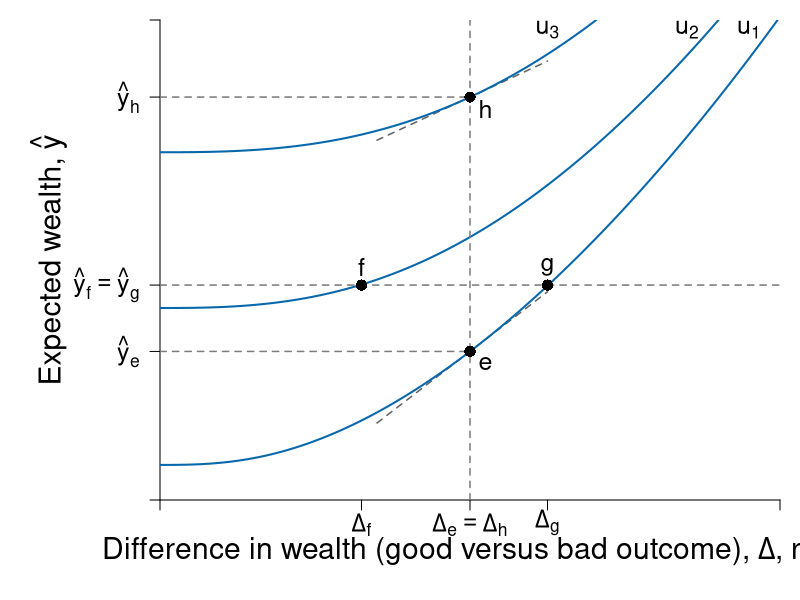

Write R code to recreate this figure.
#' Graph Designer: Scott Cohn
#' Authors: Bowles and Halliday
#' Title: Coordination, Conflict and Competition: A Text in Microeconomics

library("shape")

pdf(file = "risk/risk_averse_dara_c.pdf", width = 9, height = 7)

# Set parameters for graphics
axislabelsize <- 1.8
labelsize <- 1.5
namesize <- 1.8
annotatesize <- 1.5
graphlinewidth <- 2
segmentlinewidth <- 1.5

COL <- c("#7fc97f", "#beaed4", "#fdc086", "#ffff99", "#386cb0", "#f0027f", "#bf5b17", "#666666")
COLA <- c("#e0f3db", "#99d8c9","#66c2a4","#41ae76", "#238b45", "#005824")
COLB <- c("#c6dbef", "#4eb3d3", "#2b8cbe", "#0868ac","#084081")
COLC <- c("#fcfbfd", "#efedf5", "#dadaeb", "#bcbddc", "#9e9ac8", "#807dba", "#6a51a3", "#54278f", "#3f007d")
grays <- gray.colors(25, start = 1, end = 0, alpha = 1)

a <- c(2, 4, 6)
par(mar =  c(5, 8, 1, 1))
xlims <- c(0, 10)
ylims <- c(0, 40)


u <- function(y, delta, a = 3.5, b = 0.1, c = 2){
  y^a - b * delta^c
}

indiff <- function(u, delta, a = 1.5, b = 0.5, c = 4){
  (u + b * delta^c )^(1/a)
}

slopeA <- function(g, slope1 = 0.25, slope2 = 0.08){
  slope1 + 2*slope2*g
}

indiffA2 <- function(g, intercept = 7.8, slope1 = 0.25, slope2 = 0.055){
  intercept  + slope1*g + slope2*g^2
}

slopeA2 <- function(g, slope1 = 0.25, slope2 = 0.055){
  slope1 + 2*slope2*g
}


slopeA3 <- function(g, slope1 = 0.25, slope2 = 0.01){
  slope1 + 2*slope2*g
}

tangentline <- function(b, m, x){
  m*x + b
}

#Plot command 
plot(0, 0, xlim = xlims, ylim = ylims, 
     type = "n",
     xlab = expression(paste("")),
     ylab = expression(paste("")), 
     axes = FALSE,
     cex.lab = axislabelsize, 
     bty = "n", 
     xaxs = "i", 
     yaxs = "i"
)

y1 <- indiff(5, 0.5*xlims[2], c = 2.7)
y2 <- indiff(64, 0.5*xlims[2], c = 2.7) - 4
y3 <- indiff(156, 0.5*xlims[2], c = 2.7)

ticksx <- c(0, 0.325*xlims[2], 0.5*xlims[2], 0.625*xlims[2], xlims[2])
xlabels <- c(NA, expression(paste(Delta[f])), expression(paste(Delta[e] == Delta[h])), expression(paste(Delta[g])), NA)
ticksy <- c(0, y1, y2, y3, ylims[2])
ylabels <- c(NA, expression(paste(hat(y)[e])), expression(paste(hat(y)[f] == hat(y)[g])), expression(paste(hat(y)[h])), NA)

axis(1, at = ticksx, pos = 0, labels = xlabels, cex.axis = labelsize)
axis(2, at = ticksy, pos = 0, labels = ylabels, las = 1, cex.axis = labelsize)

#Axis labels and draw linear utility function
mtext(expression(paste("Difference in wealth (good versus bad outcome), ", Delta, ", risk")), side = 1, line = 2.5, cex = axislabelsize)
text(-1.8, 0.5*ylims[2], expression(paste("Expected wealth, ", hat(y))), xpd = TRUE, cex = axislabelsize, srt = 90) 

npts <- 500 
xx1 <- seq(xlims[1], xlims[2], length.out = npts)
xx2 <- seq(0.5*xlims[2] - 1.5, 0.5*xlims[2] + 1.25, length.out = npts)

# tangent lines
lines(xx2, tangentline(x = xx2, m = 3.97626, b = -7.500294), col = grays[22], lwd = segmentlinewidth, lty = 2)
lines(xx2, tangentline(x = xx2, m = 2.39591, b = 21.5975), col = grays[22], lwd = segmentlinewidth, lty = 2)

# util curves
for (u in c(5, 64, 156) ) {
  lines(xx1, indiff(u, xx1, c = 2.7), col = COLB[4], lwd = graphlinewidth, lty = 1)  
}

# vertical delta segment
segments(0.5*xlims[2], 0, 0.5*xlims[2], ylims[2], col = grays[20], lwd = segmentlinewidth, lty = 2)

# horizontal segments
segments(0, y1, 0.5*xlims[2], y1, col = grays[20], lwd = segmentlinewidth, lty = 2)
segments(0, y2, indiff(5, 0.75*xlims[2], c = 2.7), y2, col = grays[20], lwd = segmentlinewidth, lty = 2)
segments(0, y3, 0.5*xlims[2], y3, col = grays[20], lwd = segmentlinewidth, lty = 2)

# points
points(0.5*xlims[2], y1, pch = 16, col = "black", cex = 1.5)
points(0.325*xlims[2], y2, pch = 16, col = "black", cex = 1.5)
points(0.625*xlims[2], y2, pch = 16, col = "black", cex = 1.5)
points(0.5*xlims[2], y3, pch = 16, col = "black", cex = 1.5)

# label points
text(0.5*xlims[2] + 0.25, y1 - 1, expression(paste(e)), cex = labelsize)
text(0.325*xlims[2], y2 + 1.5, expression(paste(f)), cex = labelsize)
text(0.625*xlims[2], y2 + 1.5, expression(paste(g)), cex = labelsize)
text(0.5*xlims[2] + 0.25, y3 - 1, expression(paste(h)), cex = labelsize)

# label indiff
text(0.95*xlims[2], 0.98*ylims[2], expression(paste(u[1])), cex = labelsize)
text(0.85*xlims[2], 0.98*ylims[2], expression(paste(u[2])), cex = labelsize)
text(0.625*xlims[2], 0.98*ylims[2], expression(paste(u[3])), cex = labelsize)

dev.off() 
